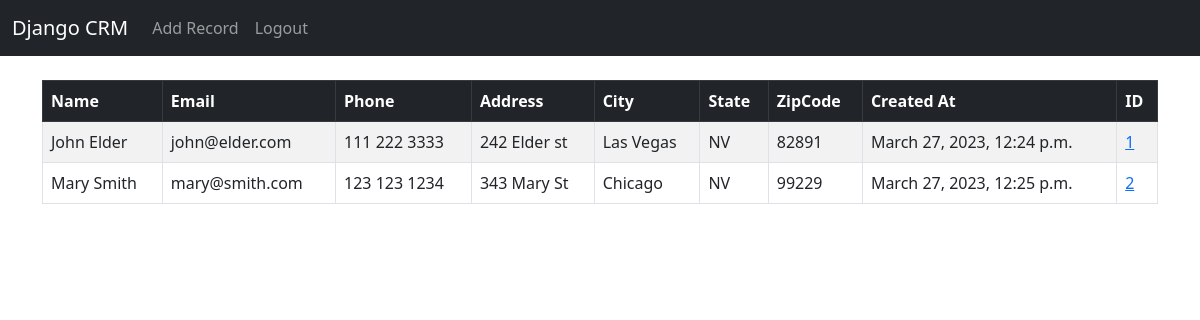
The app's page / (signed in), older data.
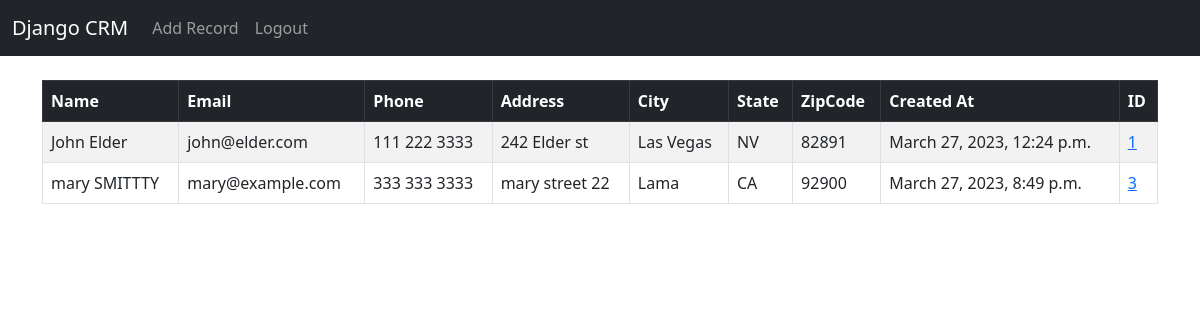
The same page, newer data.
### website/models.py (models this page shows, shortened)
class Record(models.Model):
    created_at = models.DateTimeField(auto_now_add=True)
    first_name = models.CharField(max_length=50)
    last_name = models.CharField(max_length=50)
    email = models.CharField(max_length=100)
    phone = models.CharField(max_length=15)
    address = models.CharField(max_length=100)
    city = models.CharField(max_length=50)
    state = models.CharField(max_length=50)
    zipcode = models.CharField(max_length=20)

### website/views.py (the view)
# urls.py: path('', views.home, name='home'),
def home(request):
    records = Record.objects.all()
    if request.method == 'POST':
        username = request.POST['username']
        password = request.POST['password']
        user = authenticate(request, username=username, password=password)
        if user is not None:
            login(request, user)
            messages.success(request, 'You have been logged in!')
            return redirect('home')
        else:
            messages.success(request, "There was an error, please try again...")
            return redirect('home')
    else:
        return render(request, 'home.html', {'records': records})

### website/templates/home.html (shortened to what this page needs)
{% extends 'base.html' %}
{% block content %}
{% if user.is_authenticated %}
<table class="table table-striped table-hover table-bordered">
  <thead class='table-dark'>
    <tr>
      <th scope="col">Name</th>
      <th scope="col">Email</th>
      <th scope="col">Phone</th>
      <th scope="col">Address</th>
      <th scope="col">City</th>
      <th scope="col">State</th>
      <th scope="col">ZipCode</th>
      <th scope="col">Created At</th>
      <th scope="col">ID</th>
    </tr>
  </thead>
  <tbody>
    {% if records %}
        {% for record in records %}
            <tr>
                <td>{{ record.first_name }} {{ record.last_name }}</td>
                <td>{{ record.email }}</td>
                <td>{{ record.phone }}</td>
                <td>{{ record.address }}</td>
                <td>{{ record.city }}</td>
                <td>{{ record.state }}</td>
                <td>{{ record.zipcode }}</td>
                <td>{{ record.created_at }}</td>
                <td><a href="{% url 'record' record.id %}">{{ record.id }}</a></td>
            </tr>
        {% endfor %}
    {% endif %}
  </tbody>
</table>
{% endif %}
{% endblock %}

### website/templates/base.html (shortened to what this page needs)
<!doctype html>
<html lang="en">
  <head>
    <link href="https://cdn.jsdelivr.net/npm/bootstrap@5.3.0-alpha2/dist/css/bootstrap.min.css" rel="stylesheet">
  </head>
  <body>
    {% include 'navbar.html' %}
    <div class="container">
    <br/>
        {% block content %}
        {% endblock %}
    </div>
  </body>
</html>

### website/templates/navbar.html (shortened to what this page needs)
<nav class="navbar navbar-expand-lg navbar-dark bg-dark">
  <div class="container-fluid">
    <a class="navbar-brand" href="{% url 'home' %}">Django CRM</a>
    <div class="collapse navbar-collapse" id="navbarSupportedContent">
      <ul class="navbar-nav me-auto mb-2 mb-lg-0">
      {% if user.is_authenticated %}
        <li class="nav-item">
          <a class="nav-link" href="{% url 'add_record' %}">Add Record</a>
        </li>
        <li class="nav-item">
          <a class="nav-link" href="{% url 'logout' %}">Logout</a>
        </li>
      {% endif %}
      </ul>
    </div>
  </div>
</nav>

Row changes from the older to the newer data that the page shows:
removed Record: first_name "Mary", last_name "Smith", email "mary@smith.com", phone "123 123 1234", address "343 Mary St", city "Chicago", state "NV", zipcode "99229", created_at "March 27, 2023, 12:25 p.m.", id "2"
added Record: first_name "mary", last_name "SMITTTY", email "mary@example.com", phone "333 333 3333", address "mary street 22", city "Lama", state "CA", zipcode "92900", created_at "March 27, 2023, 8:49 p.m.", id "3"
